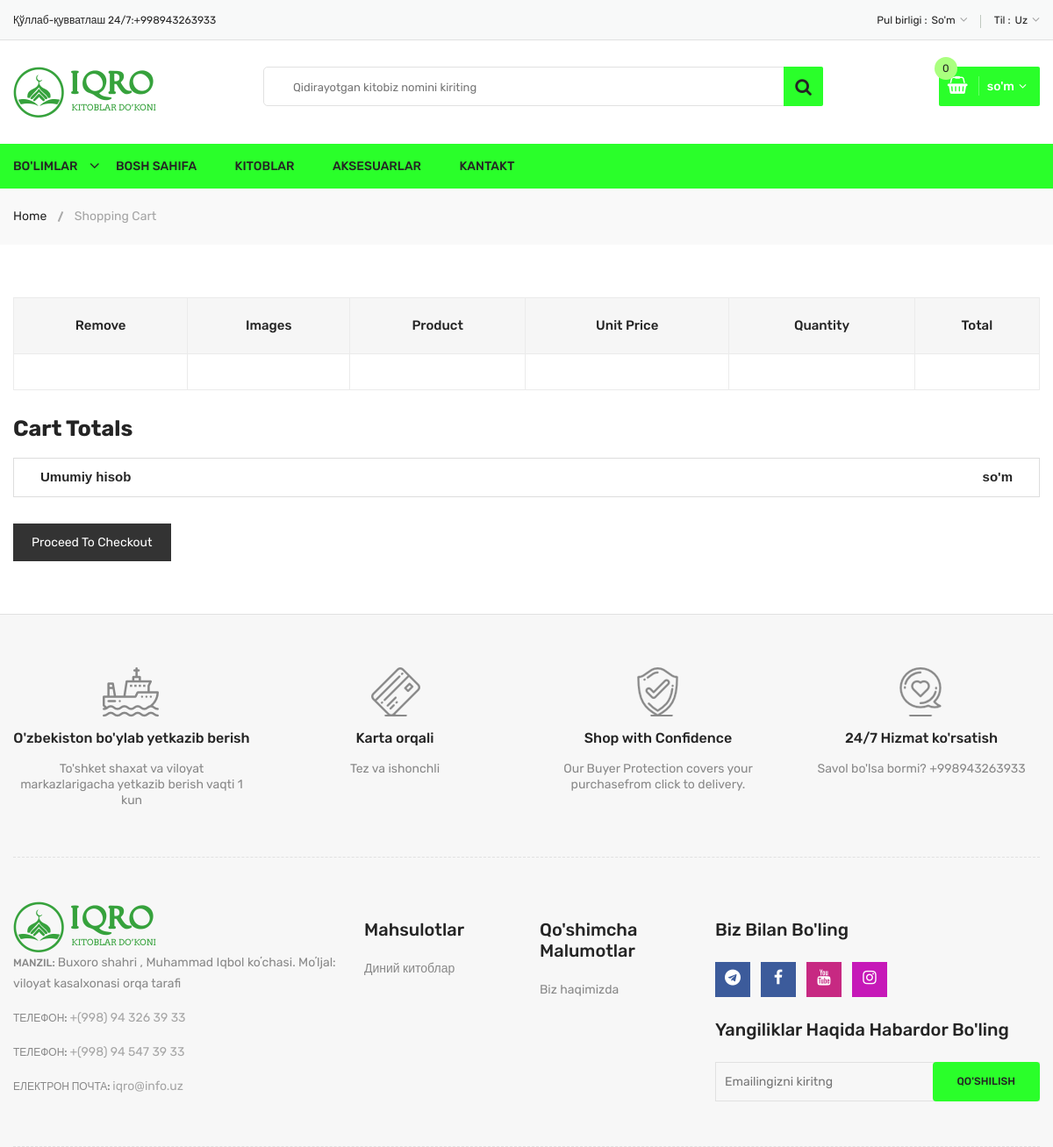
The page /order-product on the database as committed earlier.
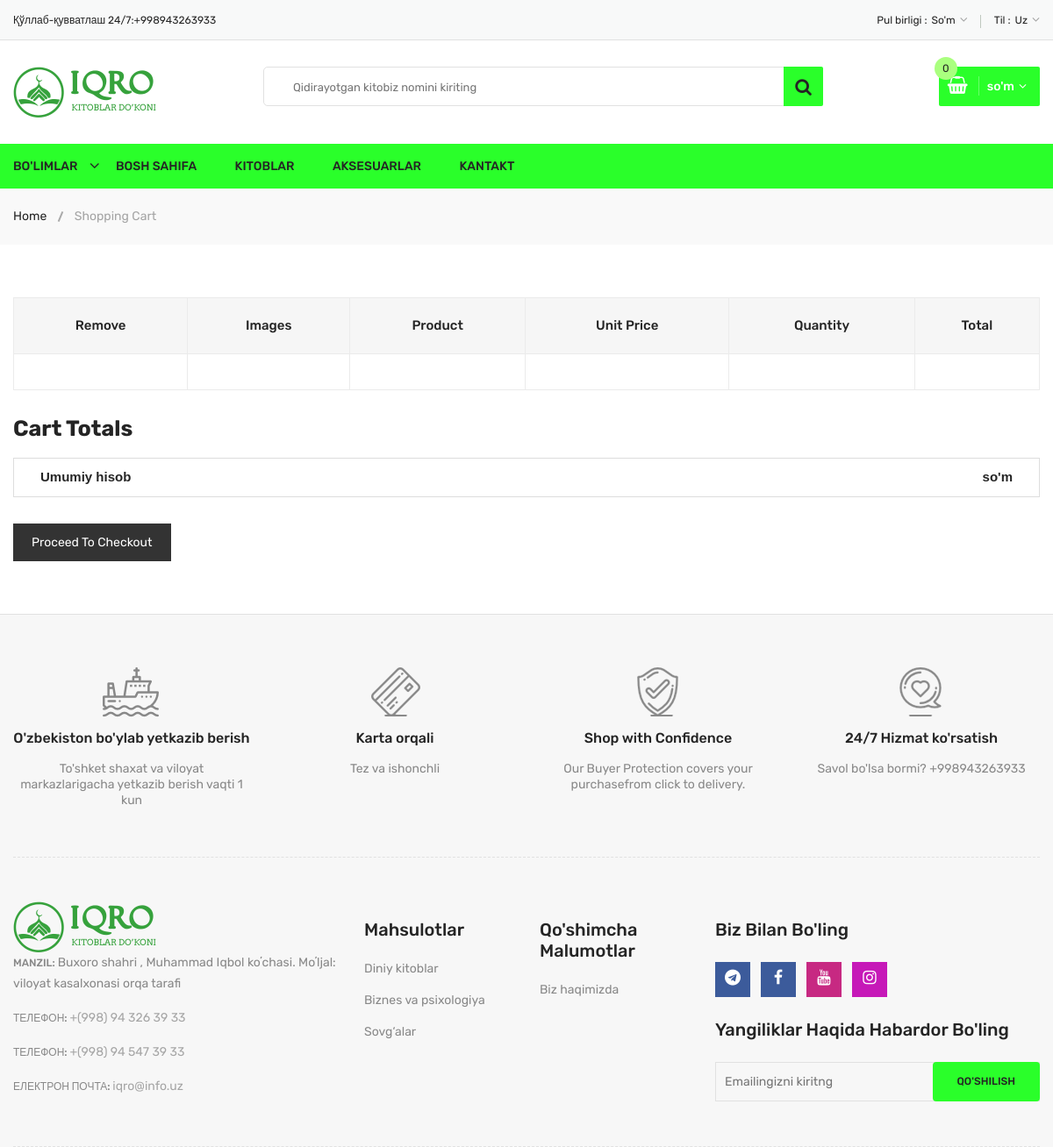
The same page on the database as committed later.
### product/models.py (models this page shows, shortened)
class Category(models.Model):
    name = models.CharField(max_length=50)
    slug=models.SlugField(max_length=120,blank=True,null=True)

### product/views.py (the view)
# urls.py: path("order-product", views.orderproduct, name="order_product"),
def orderproduct(request):
    return render(request,'shopping-cart.html')

### product/context_processors.py (called while the page is built)
def category(request):
    categorys=Category.objects.all()
    return {'categorys':categorys}

### templates/shopping-cart.html (shortened to what the changed rows need)
{% extends "base.html" %}
{% block content %}
            <div class="Shopping-cart-area pt-60 pb-60">
                <div class="container">
                    <div class="row">
                        <div class="col-12">
                            <form action="#">
                                <div class="table-content table-responsive">
                                    <table class="table">
                                        <thead>
                                            <tr>
                                                <th class="li-product-remove">remove</th>
                                                <th class="li-product-thumbnail">images</th>
                                                <th class="cart-product-name">Product</th>
                                                <th class="li-product-price">Unit Price</th>
                                                <th class="li-product-quantity">Quantity</th>
                                                <th class="li-product-subtotal">Total</th>
                                            </tr>
                                        </thead>
                                    </table>
                                </div>
                                <div class="row">
                                    <div class="col-12 ml-auto">
                                        <div class="cart-page-total">
                                            <h2>Cart totals</h2>
                                        </div>
                                    </div>
                                </div>
                            </form>
                        </div>
                    </div>
                </div>
            </div>
{% endblock content %}

### templates/base.html (shortened to what the changed rows need)
{% load static %}
<!DOCTYPE html>
<html lang="en">
<head>
    <link rel="stylesheet" href="{% static 'css/font-awesome.min.css' %}">
    <link rel="stylesheet" href="{% static 'css/owl.carousel.min.css' %}">
    <link rel="stylesheet" href="{% static 'css/bootstrap.min.css' %}">
    <link rel="stylesheet" href="{% static 'css/helper.css' %}">
    <link rel="stylesheet" href="{% static 'css/style.css' %}">
    <link rel="stylesheet" href="{% static 'css/responsive.css' %}">
</head>
<body>
    <div class="body-wrapper">
        {% block content %} {% endblock content %}
        <div class="footer">
            <div class="footer-static-top">
                <div class="container">
                    <div class="footer-shipping pt-60 pb-55 pb-xs-25">
                        <div class="row">
                            <div class="col-lg-3 col-md-6 col-sm-6 pb-sm-55 pb-xs-55">
                                <div class="li-shipping-inner-box">
                                    <div class="shipping-text">
                                        <h2>O'zbekiston bo'ylab yetkazib berish</h2>
                                    </div>
                                </div>
                            </div>
                            <div class="col-lg-3 col-md-6 col-sm-6 pb-sm-55 pb-xs-55">
                                <div class="li-shipping-inner-box">
                                    <div class="shipping-text">
                                        <h2>Karta orqali</h2>
                                    </div>
                                </div>
                            </div>
                            <div class="col-lg-3 col-md-6 col-sm-6 pb-xs-30">
                                <div class="li-shipping-inner-box">
                                    <div class="shipping-text">
                                        <h2>Shop with Confidence</h2>
                                    </div>
                                </div>
                            </div>
                            <div class="col-lg-3 col-md-6 col-sm-6 pb-xs-30">
                                <div class="li-shipping-inner-box">
                                    <div class="shipping-text">
                                        <h2>24/7 Hizmat ko'rsatish</h2>
                                    </div>
                                </div>
                            </div>
                        </div>
                    </div>
                </div>
            </div>
            <div class="footer-static-middle">
                <div class="container">
                    <div class="footer-logo-wrap pt-50 pb-35">
                        <div class="row">
                            <div class="col-lg-2 col-md-3 col-sm-6">
                                <div class="footer-block">
                                    <ul>
                                        {% for category in categorys %}
                                             {% if 4 > forloop.counter %}
                                             <li class=""><a href="{% url 'catagory_product_list_view' category.slug %}">{{category.name}}</a></li>
                                             {% endif %}
                                        {% endfor %}
                                    </ul>
                                </div>
                            </div>
                        </div>
                    </div>
                </div>
            </div>
        </div>
    </div>
</body>
</html>

Rows that differ between the two databases and show on the page:
changed Category: name "Диний китоблар" → "Diniy kitoblar"
added Category: name "Biznes va psixologiya"
added Category: name "Sovg‘alar"
